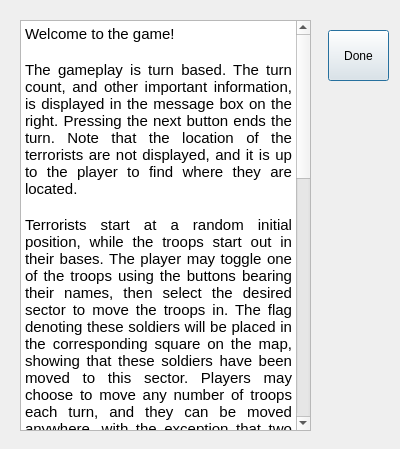
<?xml version="1.0" encoding="UTF-8"?>
<ui version="4.0">
 <class>helpwindow</class>
 <widget class="QDialog" name="helpwindow">
  <property name="geometry">
   <rect>
    <x>0</x>
    <y>0</y>
    <width>400</width>
    <height>449</height>
   </rect>
  </property>
  <property name="windowTitle">
   <string>Dialog</string>
  </property>
  <widget class="QPushButton" name="pushButton">
   <property name="geometry">
    <rect>
     <x>328</x>
     <y>30</y>
     <width>61</width>
     <height>51</height>
    </rect>
   </property>
   <property name="text">
    <string>Done</string>
   </property>
  </widget>
  <widget class="QTextEdit" name="textEdit">
   <property name="geometry">
    <rect>
     <x>20</x>
     <y>20</y>
     <width>291</width>
     <height>411</height>
    </rect>
   </property>
   <property name="html">
    <string>&lt;!DOCTYPE HTML PUBLIC &quot;-//W3C//DTD HTML 4.0//EN&quot; &quot;http://www.w3.org/TR/REC-html40/strict.dtd&quot;&gt;
&lt;html&gt;&lt;head&gt;&lt;meta name=&quot;qrichtext&quot; content=&quot;1&quot; /&gt;&lt;style type=&quot;text/css&quot;&gt;
p, li { white-space: pre-wrap; }
&lt;/style&gt;&lt;/head&gt;&lt;body style=&quot; font-family:'Ubuntu'; font-size:11pt; font-weight:400; font-style:normal;&quot;&gt;
&lt;p align=&quot;justify&quot; style=&quot; margin-top:0px; margin-bottom:0px; margin-left:0px; margin-right:0px; -qt-block-indent:0; text-indent:0px;&quot;&gt;&lt;span style=&quot; font-family:'Ubuntu';&quot;&gt;Welcome to the game!&lt;/span&gt;&lt;/p&gt;
&lt;p align=&quot;justify&quot; style=&quot;-qt-paragraph-type:empty; margin-top:0px; margin-bottom:0px; margin-left:0px; margin-right:0px; -qt-block-indent:0; text-indent:0px; font-family:'Ubuntu';&quot;&gt;&lt;br /&gt;&lt;/p&gt;
&lt;p align=&quot;justify&quot; style=&quot; margin-top:0px; margin-bottom:0px; margin-left:0px; margin-right:0px; -qt-block-indent:0; text-indent:0px;&quot;&gt;&lt;span style=&quot; font-family:'Ubuntu';&quot;&gt;The gameplay is turn based. The turn count, and other important information, is displayed in the message box on the right. Pressing the next button ends the turn. Note that the location of the terrorists are not displayed, and it is up to the player to find where they are located. &lt;/span&gt;&lt;/p&gt;
&lt;p align=&quot;justify&quot; style=&quot;-qt-paragraph-type:empty; margin-top:0px; margin-bottom:0px; margin-left:0px; margin-right:0px; -qt-block-indent:0; text-indent:0px; font-family:'Ubuntu';&quot;&gt;&lt;br /&gt;&lt;/p&gt;
&lt;p align=&quot;justify&quot; style=&quot; margin-top:0px; margin-bottom:0px; margin-left:0px; margin-right:0px; -qt-block-indent:0; text-indent:0px;&quot;&gt;&lt;span style=&quot; font-family:'Ubuntu';&quot;&gt;Terrorists start at a random initial position, while the troops start out in their bases. The player may toggle one of the troops using the buttons bearing their names, then select the desired sector to move the troops in. The flag denoting these soldiers will be placed in the corresponding square on the map, showing that these soldiers have been moved to this sector. Players may choose to move any number of troops each turn, and they can be moved anywhere, with the exception that two troops cannot occupy the same sector. Troops can be recalled back to base by clicking on the small button to the right of the troop selection button (when the troop is toggled). Note that only one troop can be toggled at a time; to switch troops, one must first click the toggled troop’s button to untoggle it. At the end of each turn, press next; the terrorists each look at the neighboring squares (up, down, left and right), and randomly move into an available space. Sectors that are protected (in red) and or have troops stationed on them are avoided by the terrorist. Two terrorists will not occupy the same sector. A terrorist does not move if all four neighbors are invalid. If the terrorist attempts to (or actually does) move out of a sector that is adjacent – up, down, left, or right – to somewhere with troops stationed, the troop there would detect this and give out a warning to the message box. &lt;/span&gt;&lt;/p&gt;
&lt;p align=&quot;justify&quot; style=&quot;-qt-paragraph-type:empty; margin-top:0px; margin-bottom:0px; margin-left:0px; margin-right:0px; -qt-block-indent:0; text-indent:0px; font-family:'Ubuntu';&quot;&gt;&lt;br /&gt;&lt;/p&gt;
&lt;p align=&quot;justify&quot; style=&quot; margin-top:0px; margin-bottom:0px; margin-left:0px; margin-right:0px; -qt-block-indent:0; text-indent:0px;&quot;&gt;&lt;span style=&quot; font-family:'Ubuntu';&quot;&gt;The game is won when all terrorists have been caught. To do this, one must use the warnings that the troops give to pinpoint the exact location of terrorists, and move troops into the square containing the terrorist (and subsequently pressing next) to catch them. Catching a terrorist will return a message in the message box. Catching all three terrorists will win the game, and the player’s score is how many moves they took, with a lower score being better. There is no way to lose the game, but it is possible to quit the game whilst playing.&lt;/span&gt;&lt;/p&gt;&lt;/body&gt;&lt;/html&gt;</string>
   </property>
  </widget>
 </widget>
 <resources/>
 <connections/>
</ui>
